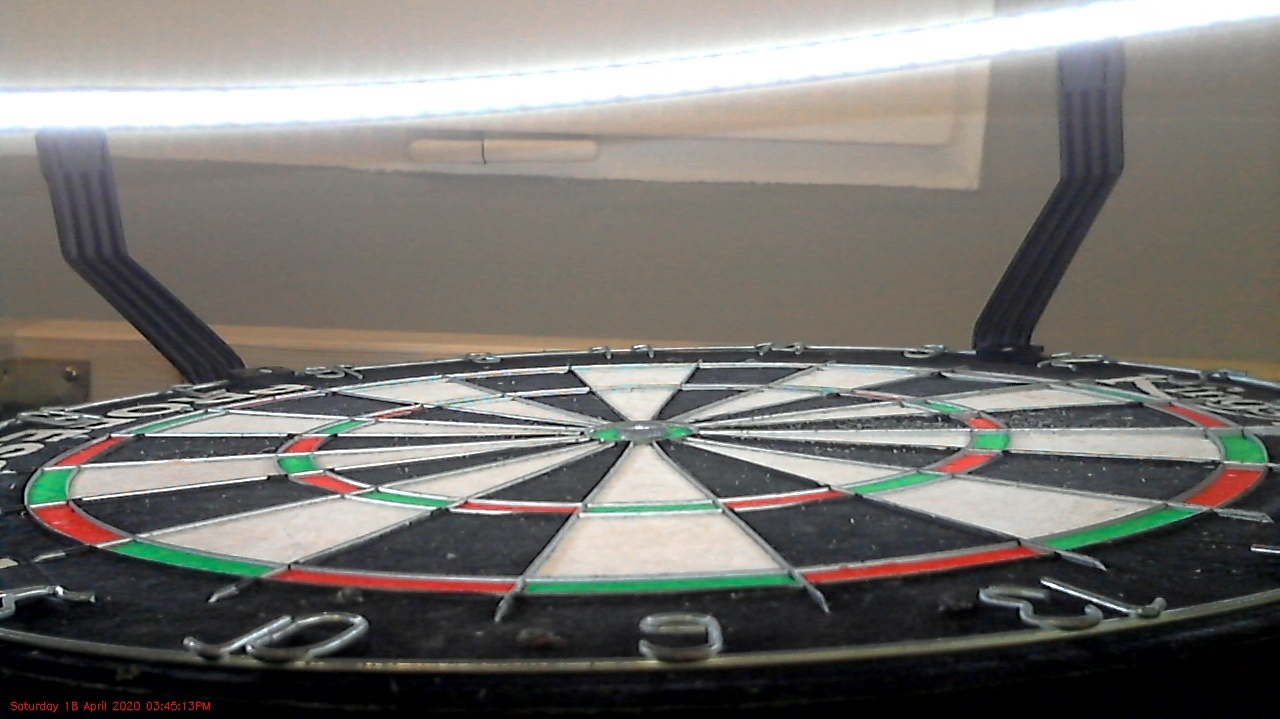
#> input picture r_image_raw_baseline.jpg, 1280 x 719 px
$ python ellipsenTest.py
#> lines starting #> are read from the running program, lines starting #| are printed output that depends on the picture; after the words box and inside, x2 and y2 are one past the last pixel; in counts of white or black regions, pixels touching at a corner belong together; pictures that were not available may be replaced by others from this repository, and a replacement may not be noted
#> further down, r_background is the input picture: shape (719, 1280, 3); mean B, G, R 111.7, 116.3, 119
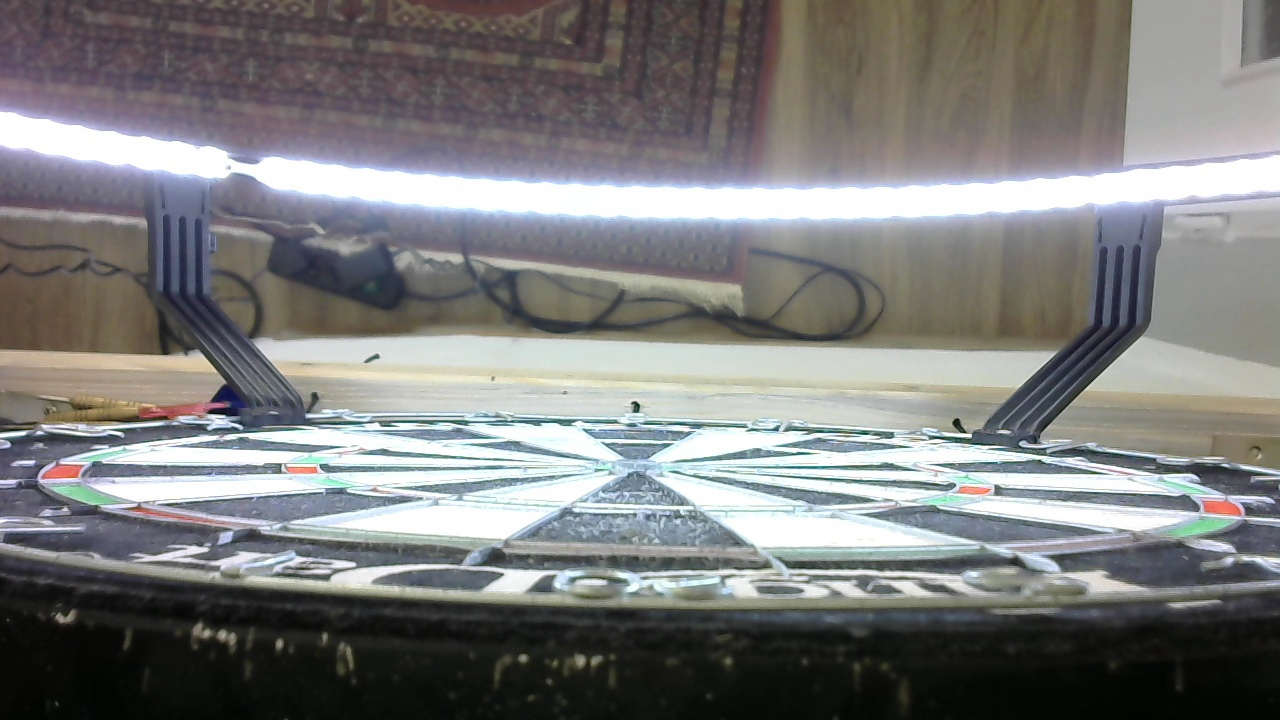
#> input picture t_image_raw_baseline.jpg, 1280 x 720 px
#> further down, t_background is the input picture: shape (720, 1280, 3); mean B, G, R 123.3, 123.7, 123.8
### dartshelper.py
import cv2
from PIL import ImageTk, Image
import numpy as np


# Takes the image from the webcam, grayscales it, blurs it and saves 4 images: top_processed, right_processed, top_raw, right_raw
def process_frame(frame, blur):

    image_processed = cv2.cvtColor(frame, cv2.COLOR_BGR2GRAY)                  #Grayscale
    image_processed = cv2.GaussianBlur(image_processed, (51, 51), 0)         #Blur

    t_image_processed = image_processed[0: int(image_processed.shape[0]/2),:]      #Split into top and right camera image
    r_image_processed = image_processed[int(image_processed.shape[0]/2) + 1 :,:]

    t_image_raw = frame[0: int(image_processed.shape[0]/2),:]      #Split into top and right camera image
    r_image_raw = frame[int(image_processed.shape[0]/2) + 1 :,:]

    return t_image_processed, r_image_processed, t_image_raw, r_image_raw


# [55 lines left out: functions resize_create, outline_from_image, add_outline_marker, not called in this run]

### ellipsenTest.py
import cv2
import dartshelper as dh
import numpy as np

def outline_from_image(image, bw_threshold, cannyMin, cannyMax):


#> called with bw_threshold = 180, cannyMin = 300, cannyMax = 500
    image = cv2.blur(image,(6,6))
    image = cv2.cvtColor(image, cv2.COLOR_BGR2GRAY)
#> image: shape (720, 1280)
    (thresh, blackAndWhiteImage) = cv2.threshold(image, bw_threshold, 255, cv2.THRESH_BINARY)
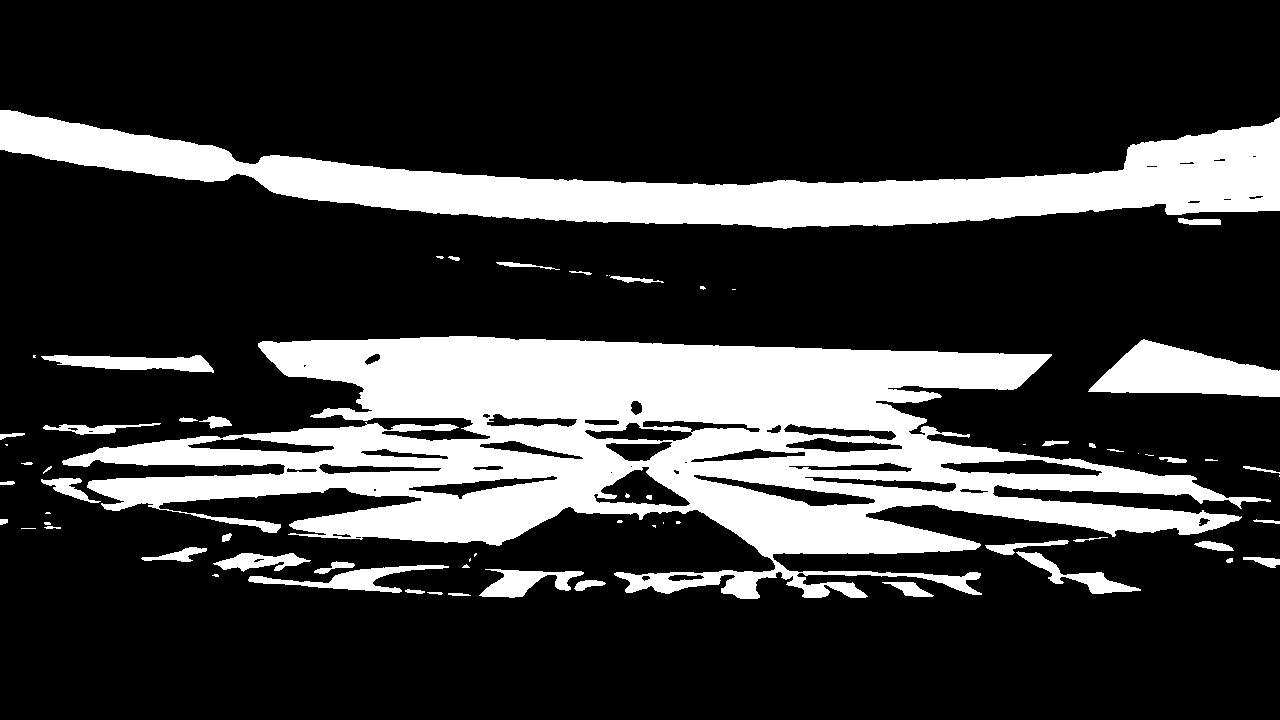
#> blackAndWhiteImage: shape (720, 1280); 22.9% white; 67 white regions (23 under 20 px), largest, box (x1, y1, x2, y2) and area: (62, 336, 1271, 599) 134949, (0, 110, 1280, 229) 56680, (1088, 339, 1280, 397) 6846
#> thresh = 180
    image = cv2.Canny(blackAndWhiteImage, cannyMin, cannyMax)
#> image: shape (720, 1280); 2.1% white in thin lines or dots, all inside (x1, y1, x2, y2) = (0, 109, 1280, 599)

    kernel = cv2.getStructuringElement(cv2.MORPH_ELLIPSE, (4, 4))
    image = cv2.dilate(image, kernel)
#> image: shape (720, 1280); 8.5% white; 77 white regions, largest, box (x1, y1, x2, y2) and area: (39, 334, 1273, 601) 35432, (0, 148, 1280, 231) 5832, (0, 108, 1280, 187) 5512

    alphaRgb = cv2.cvtColor(image,cv2.COLOR_GRAY2RGB)

    image = cv2.bitwise_not(image)
    image = cv2.cvtColor(image,cv2.COLOR_GRAY2RGB)

    colorRgb = image.copy()
    colorRgb[np.where((colorRgb==[0,0,0]).all(axis=2))] = [255,0,255]
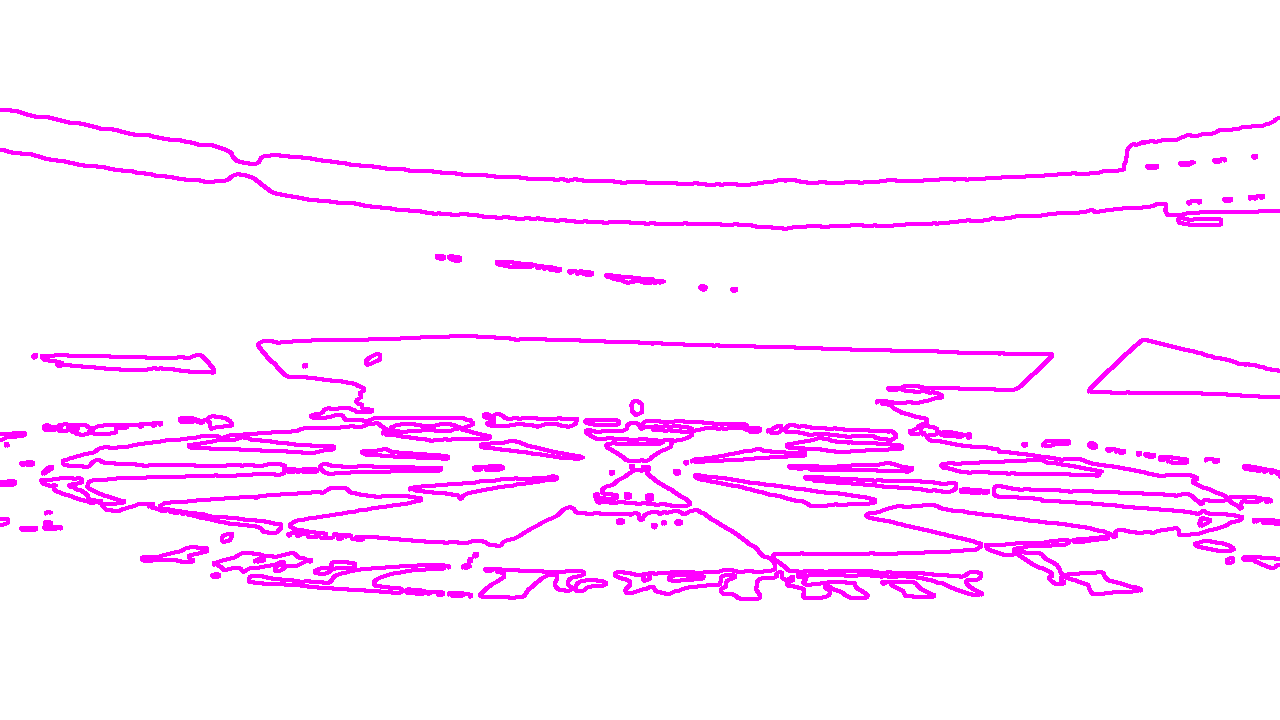
#> colorRgb: shape (720, 1280, 3); mean B, G, R 255, 233.2, 255
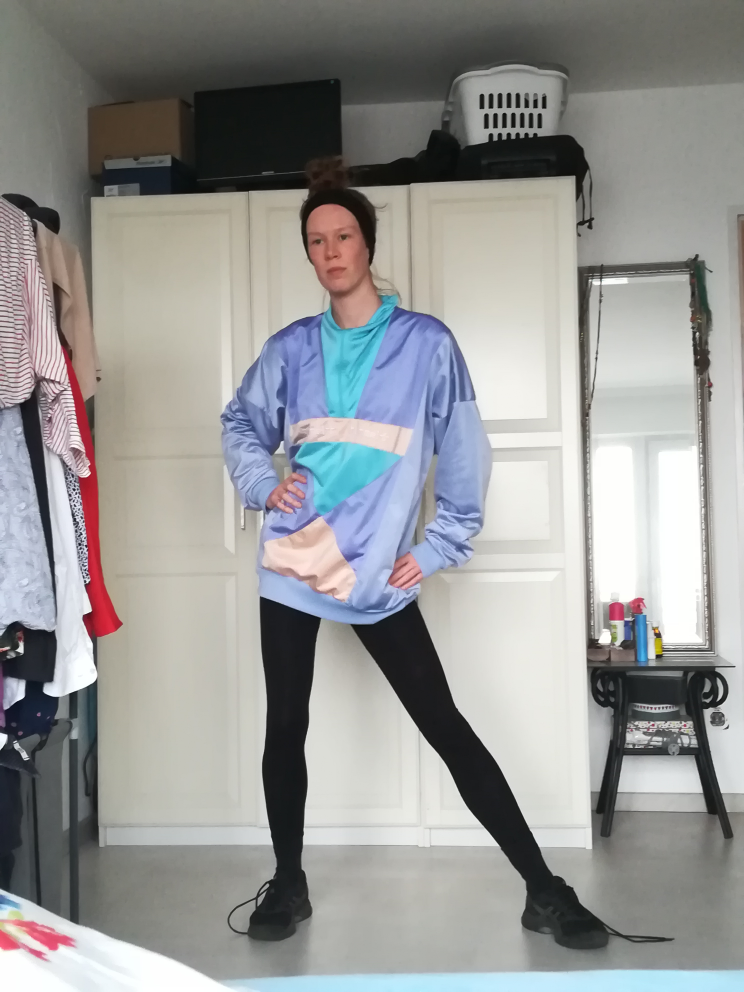
#> input picture test.jpg, 2976 x 3968 px, given in place of video_feed, which was not available (shown at 1/4 size)
#> further down, frame is the input picture: shape (3968, 2976, 3); mean B, G, R 150, 151.1, 150.6

    return colorRgb, alphaRgb


def add_outline_marker(background, foreground, alpha):

    foreground = foreground.astype(float)
    background = background.astype(float)
    alpha = alpha.astype(float)/255

	# Multiply the foreground with the alpha matte

    foreground = cv2.multiply(alpha, foreground)
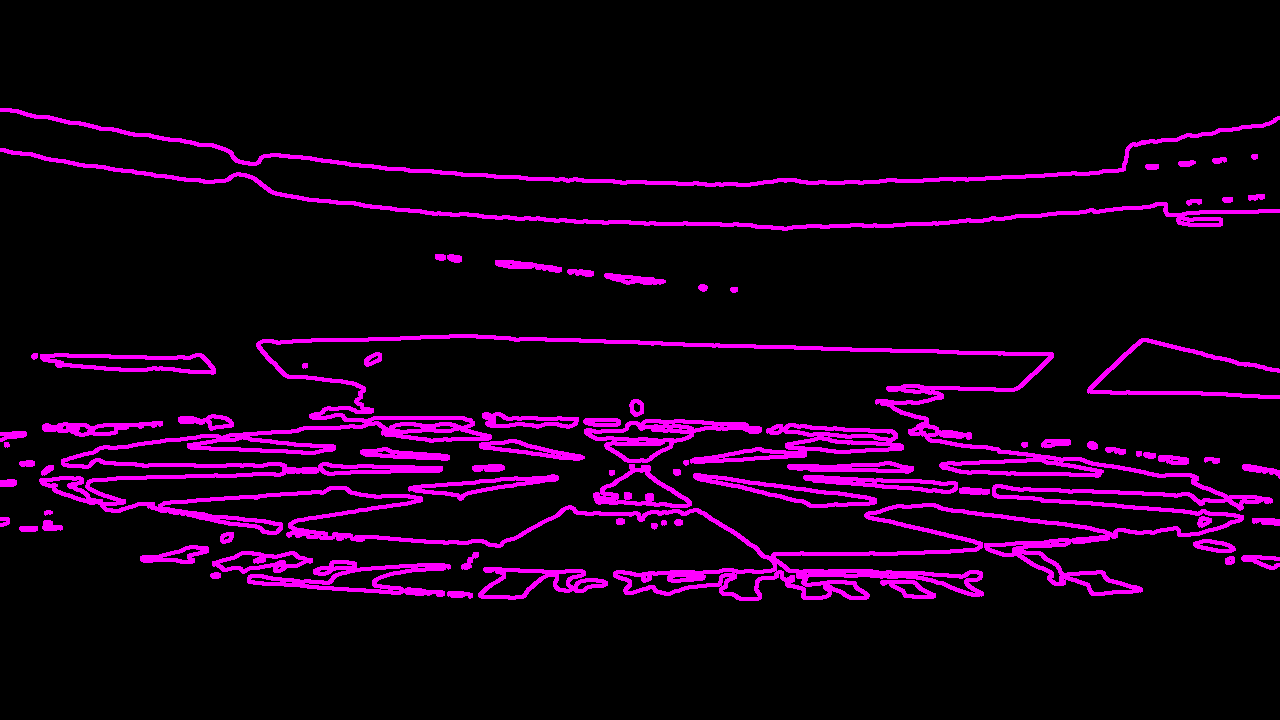
#> foreground: shape (720, 1280, 3) float64; mean of channels 0, 1, 2 21.8, 0, 21.8; drawn as B, G, R

	# Multiply the background with ( 1 - alpha )

#> (the run stopped early here; a loop or call above may not have finished)
